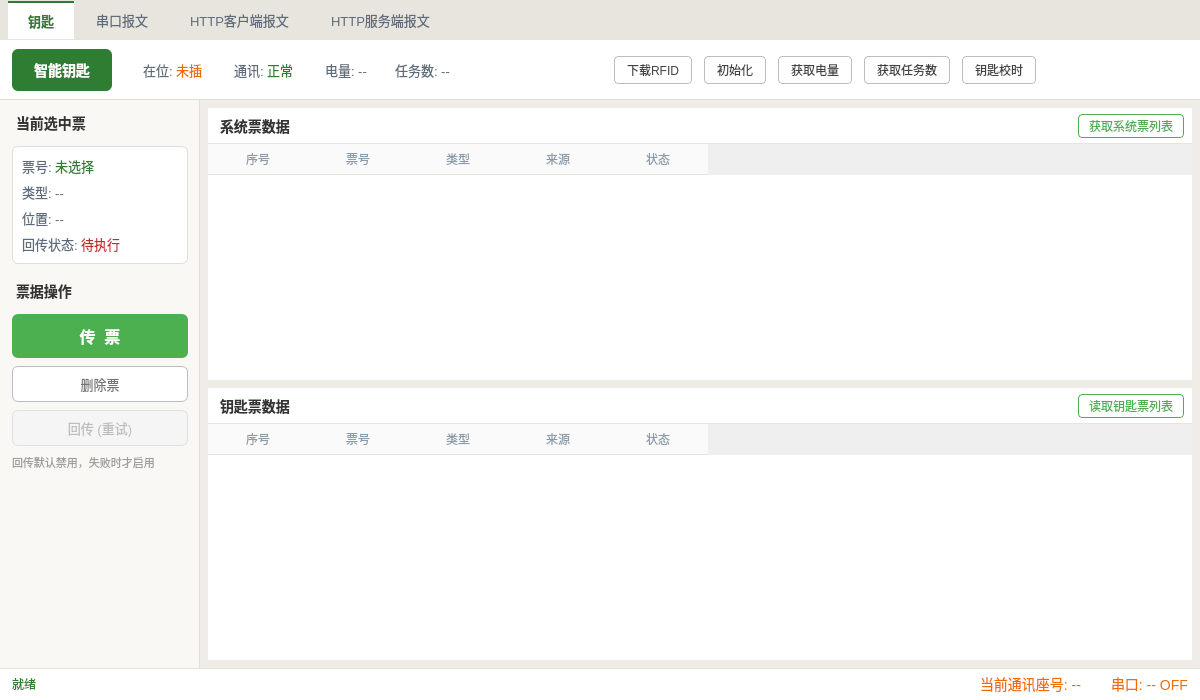
<?xml version="1.0" encoding="UTF-8"?>
<ui version="4.0">
 <class>KeyManagePage</class>
 <widget class="QWidget" name="KeyManagePage">
  <property name="geometry">
   <rect>
    <x>0</x>
    <y>0</y>
    <width>1200</width>
    <height>700</height>
   </rect>
  </property>
  <property name="windowTitle">
   <string>钥匙管理</string>
  </property>
  <layout class="QVBoxLayout" name="rootLayout">
   <property name="spacing">
    <number>0</number>
   </property>
   <property name="leftMargin"><number>0</number></property>
   <property name="topMargin"><number>0</number></property>
   <property name="rightMargin"><number>0</number></property>
   <property name="bottomMargin"><number>0</number></property>

   <item>
    <widget class="QWidget" name="tabBar" native="true">
     <property name="minimumSize"><size><width>0</width><height>40</height></size></property>
     <property name="maximumSize"><size><width>16777215</width><height>40</height></size></property>
     <property name="styleSheet">
      <string notr="true">#tabBar { background: #E8E4DE; }
#tabBar QPushButton { border: none; padding: 0 20px; font-size: 13px; color: #5D6B7A; min-height: 36px; }
#tabBar QPushButton:checked { background: #FFFFFF; color: #2E7D32; font-weight: bold; border-top: 2px solid #2E7D32; }</string>
     </property>
     <layout class="QHBoxLayout" name="tabBarLayout">
      <property name="spacing"><number>2</number></property>
      <property name="leftMargin"><number>8</number></property>
      <property name="topMargin"><number>0</number></property>
      <property name="rightMargin"><number>8</number></property>
      <property name="bottomMargin"><number>0</number></property>
      <item>
       <widget class="QPushButton" name="tabKey">
        <property name="text"><string>钥匙</string></property>
        <property name="checkable"><bool>true</bool></property>
        <property name="checked"><bool>true</bool></property>
        <property name="autoExclusive"><bool>true</bool></property>
       </widget>
      </item>
      <item>
       <widget class="QPushButton" name="tabSerial">
        <property name="text"><string>串口报文</string></property>
        <property name="checkable"><bool>true</bool></property>
        <property name="autoExclusive"><bool>true</bool></property>
       </widget>
      </item>
      <item>
       <widget class="QPushButton" name="tabHttpClient">
        <property name="text"><string>HTTP客户端报文</string></property>
        <property name="checkable"><bool>true</bool></property>
        <property name="autoExclusive"><bool>true</bool></property>
       </widget>
      </item>
      <item>
       <widget class="QPushButton" name="tabHttpServer">
        <property name="text"><string>HTTP服务端报文</string></property>
        <property name="checkable"><bool>true</bool></property>
        <property name="autoExclusive"><bool>true</bool></property>
       </widget>
      </item>
      <item>
       <spacer name="tabSpacer">
        <property name="orientation"><enum>Qt::Horizontal</enum></property>
        <property name="sizeHint" stdset="0"><size><width>40</width><height>20</height></size></property>
       </spacer>
      </item>
     </layout>
    </widget>
   </item>

   <item>
    <widget class="QStackedWidget" name="contentStack">
     <property name="currentIndex"><number>0</number></property>

     <widget class="QWidget" name="pageKey">
      <layout class="QVBoxLayout" name="pageKeyLayout">
       <property name="spacing"><number>0</number></property>
       <property name="leftMargin"><number>0</number></property>
       <property name="topMargin"><number>0</number></property>
       <property name="rightMargin"><number>0</number></property>
       <property name="bottomMargin"><number>0</number></property>

       <item>
        <widget class="QWidget" name="topDeviceBar" native="true">
         <property name="minimumSize"><size><width>0</width><height>60</height></size></property>
         <property name="maximumSize"><size><width>16777215</width><height>60</height></size></property>
         <property name="styleSheet">
          <string notr="true">#topDeviceBar { background: #FFFFFF; border-bottom: 1px solid #E0DDD7; }</string>
         </property>
         <layout class="QHBoxLayout" name="topDeviceBarLayout">
          <property name="spacing"><number>12</number></property>
          <property name="leftMargin"><number>12</number></property>
          <property name="topMargin"><number>8</number></property>
          <property name="rightMargin"><number>12</number></property>
          <property name="bottomMargin"><number>8</number></property>

          <item>
           <widget class="QLabel" name="btnSmartKey">
            <property name="text"><string>智能钥匙</string></property>
            <property name="minimumSize"><size><width>100</width><height>40</height></size></property>
            <property name="maximumSize"><size><width>120</width><height>42</height></size></property>
            <property name="alignment"><set>Qt::AlignCenter</set></property>
            <property name="styleSheet">
             <string notr="true">QLabel {
  background: #2E7D32;
  color: #FFFFFF;
  border: none;
  border-radius: 6px;
  font-size: 14px;
  font-weight: bold;
  padding: 6px 16px;
}</string>
            </property>
           </widget>
          </item>

          <item>
           <spacer name="statusLeftSpacer">
            <property name="orientation"><enum>Qt::Horizontal</enum></property>
            <property name="sizeType"><enum>QSizePolicy::Fixed</enum></property>
            <property name="sizeHint" stdset="0"><size><width>16</width><height>20</height></size></property>
           </spacer>
          </item>
          <item>
           <widget class="QLabel" name="lblKeyPosition">
            <property name="text"><string>在位: &lt;font color='#EF6C00'&gt;未插&lt;/font&gt;</string></property>
            <property name="textFormat"><enum>Qt::RichText</enum></property>
            <property name="styleSheet"><string notr="true">font-size: 13px; color: #5D6B7A; margin-right: 12px;</string></property>
           </widget>
          </item>
          <item>
           <widget class="QLabel" name="lblCommStatus">
            <property name="text"><string>通讯: &lt;font color='#2E7D32'&gt;正常&lt;/font&gt;</string></property>
            <property name="textFormat"><enum>Qt::RichText</enum></property>
            <property name="styleSheet"><string notr="true">font-size: 13px; color: #5D6B7A; margin-right: 12px;</string></property>
           </widget>
          </item>
          <item>
           <widget class="QLabel" name="lblBatteryInfo">
            <property name="text"><string>电量: --</string></property>
            <property name="styleSheet"><string notr="true">font-size: 13px; color: #5D6B7A; margin-right: 12px;</string></property>
           </widget>
          </item>
          <item>
           <widget class="QLabel" name="lblTaskInfo">
            <property name="text"><string>任务数: --</string></property>
            <property name="styleSheet"><string notr="true">font-size: 13px; color: #5D6B7A;</string></property>
           </widget>
          </item>

          <item>
           <spacer name="deviceStatusSpacer">
            <property name="orientation"><enum>Qt::Horizontal</enum></property>
            <property name="sizeHint" stdset="0"><size><width>40</width><height>20</height></size></property>
           </spacer>
          </item>

          <item>
           <widget class="QPushButton" name="btnDownloadRfid">
            <property name="text"><string>下载RFID</string></property>
            <property name="styleSheet">
             <string notr="true">QPushButton { background: #FFFFFF; border: 1px solid #BDBDBD; border-radius: 4px; padding: 4px 12px; font-size: 12px; color: #424242; }
QPushButton:hover { background: #F5F5F5; border-color: #2E7D32; color: #2E7D32; }
QPushButton:pressed { background: #E8F5E9; }</string>
            </property>
           </widget>
          </item>
          <item>
           <widget class="QPushButton" name="btnInitDevice">
            <property name="text"><string>初始化</string></property>
            <property name="styleSheet">
             <string notr="true">QPushButton { background: #FFFFFF; border: 1px solid #BDBDBD; border-radius: 4px; padding: 4px 12px; font-size: 12px; color: #424242; }
QPushButton:hover { background: #F5F5F5; border-color: #2E7D32; color: #2E7D32; }
QPushButton:pressed { background: #E8F5E9; }</string>
            </property>
           </widget>
          </item>
          <item>
           <widget class="QPushButton" name="btnQueryBattery">
            <property name="text"><string>获取电量</string></property>
            <property name="styleSheet">
             <string notr="true">QPushButton { background: #FFFFFF; border: 1px solid #BDBDBD; border-radius: 4px; padding: 4px 12px; font-size: 12px; color: #424242; }
QPushButton:hover { background: #F5F5F5; border-color: #2E7D32; color: #2E7D32; }
QPushButton:pressed { background: #E8F5E9; }</string>
            </property>
           </widget>
          </item>
          <item>
           <widget class="QPushButton" name="btnQueryTaskCount">
            <property name="text"><string>获取任务数</string></property>
            <property name="styleSheet">
             <string notr="true">QPushButton { background: #FFFFFF; border: 1px solid #BDBDBD; border-radius: 4px; padding: 4px 12px; font-size: 12px; color: #424242; }
QPushButton:hover { background: #F5F5F5; border-color: #2E7D32; color: #2E7D32; }
QPushButton:pressed { background: #E8F5E9; }</string>
            </property>
           </widget>
          </item>
          <item>
           <widget class="QPushButton" name="btnSyncTime">
            <property name="text"><string>钥匙校时</string></property>
            <property name="styleSheet">
             <string notr="true">QPushButton { background: #FFFFFF; border: 1px solid #BDBDBD; border-radius: 4px; padding: 4px 12px; font-size: 12px; color: #424242; }
QPushButton:hover { background: #F5F5F5; border-color: #2E7D32; color: #2E7D32; }
QPushButton:pressed { background: #E8F5E9; }</string>
            </property>
           </widget>
          </item>

          <item>
           <spacer name="topBarRightSpacer">
            <property name="orientation"><enum>Qt::Horizontal</enum></property>
            <property name="sizeHint" stdset="0"><size><width>40</width><height>20</height></size></property>
           </spacer>
          </item>
         </layout>
        </widget>
       </item>

       <item>
        <widget class="QWidget" name="middleArea" native="true">
         <layout class="QHBoxLayout" name="middleAreaLayout">
          <property name="spacing"><number>0</number></property>
          <property name="leftMargin"><number>0</number></property>
          <property name="topMargin"><number>0</number></property>
          <property name="rightMargin"><number>0</number></property>
          <property name="bottomMargin"><number>0</number></property>

          <item>
           <widget class="QWidget" name="leftSidebar" native="true">
            <property name="minimumSize"><size><width>200</width><height>0</height></size></property>
            <property name="maximumSize"><size><width>210</width><height>16777215</height></size></property>
            <property name="styleSheet">
             <string notr="true">#leftSidebar { background: #F9F8F5; border-right: 1px solid #E0DDD7; }</string>
            </property>
            <layout class="QVBoxLayout" name="leftSidebarLayout">
             <property name="spacing"><number>8</number></property>
             <property name="leftMargin"><number>12</number></property>
             <property name="topMargin"><number>12</number></property>
             <property name="rightMargin"><number>12</number></property>
             <property name="bottomMargin"><number>12</number></property>

             <item>
              <widget class="QLabel" name="lblSelectedTicketTitle">
               <property name="text"><string>当前选中票</string></property>
               <property name="styleSheet"><string notr="true">font-size: 14px; font-weight: bold; color: #333333; padding-bottom: 4px;</string></property>
              </widget>
             </item>

             <item>
              <widget class="QWidget" name="ticketInfoCard" native="true">
               <property name="styleSheet">
                <string notr="true">#ticketInfoCard {
  background: #FFFFFF;
  border: 1px solid #E0DDD7;
  border-radius: 6px;
  padding: 8px;
}</string>
               </property>
               <layout class="QVBoxLayout" name="ticketInfoCardLayout">
                <property name="spacing"><number>6</number></property>
                <property name="leftMargin"><number>10</number></property>
                <property name="topMargin"><number>10</number></property>
                <property name="rightMargin"><number>10</number></property>
                <property name="bottomMargin"><number>10</number></property>
                <item>
                 <widget class="QLabel" name="lblTicketNo">
                  <property name="text"><string>票号: &lt;font color='#2E7D32'&gt;未选择&lt;/font&gt;</string></property>
                  <property name="textFormat"><enum>Qt::RichText</enum></property>
                  <property name="styleSheet"><string notr="true">font-size: 13px; color: #5D6B7A;</string></property>
                 </widget>
                </item>
                <item>
                 <widget class="QLabel" name="lblTicketType">
                  <property name="text"><string>类型: --</string></property>
                  <property name="styleSheet"><string notr="true">font-size: 13px; color: #5D6B7A;</string></property>
                 </widget>
                </item>
                <item>
                 <widget class="QLabel" name="lblTicketPosition">
                  <property name="text"><string>位置: --</string></property>
                  <property name="styleSheet"><string notr="true">font-size: 13px; color: #5D6B7A;</string></property>
                 </widget>
                </item>
                <item>
                 <widget class="QLabel" name="lblTicketReturnStatus">
                  <property name="text"><string>回传状态: &lt;font color='#C62828'&gt;待执行&lt;/font&gt;</string></property>
                  <property name="textFormat"><enum>Qt::RichText</enum></property>
                  <property name="styleSheet"><string notr="true">font-size: 13px; color: #5D6B7A;</string></property>
                 </widget>
                </item>
               </layout>
              </widget>
             </item>

             <item>
              <widget class="QLabel" name="lblTicketOpTitle">
               <property name="text"><string>票据操作</string></property>
               <property name="styleSheet"><string notr="true">font-size: 14px; font-weight: bold; color: #333333; padding-top: 8px; padding-bottom: 4px;</string></property>
              </widget>
             </item>

             <item>
              <widget class="QPushButton" name="btnTransferTicket">
               <property name="text"><string>传  票</string></property>
               <property name="minimumSize"><size><width>0</width><height>44</height></size></property>
               <property name="styleSheet">
                <string notr="true">QPushButton {
  background: #4CAF50;
  color: #FFFFFF;
  border: none;
  border-radius: 6px;
  font-size: 16px;
  font-weight: bold;
  padding: 8px;
}
QPushButton:hover { background: #43A047; }
QPushButton:pressed { background: #388E3C; }
QPushButton:disabled { background: #C8E6C9; color: #A5D6A7; }</string>
               </property>
              </widget>
             </item>

             <item>
              <widget class="QPushButton" name="btnDeleteTicket">
               <property name="text"><string>删除票</string></property>
               <property name="minimumSize"><size><width>0</width><height>36</height></size></property>
               <property name="styleSheet">
                <string notr="true">QPushButton {
  background: #FFFFFF;
  color: #757575;
  border: 1px solid #BDBDBD;
  border-radius: 6px;
  font-size: 13px;
  padding: 6px;
}
QPushButton:hover { border-color: #F44336; color: #F44336; }
QPushButton:pressed { background: #FFEBEE; }
QPushButton:disabled { background: #F5F5F5; color: #BDBDBD; border-color: #E0E0E0; }</string>
               </property>
              </widget>
             </item>

             <item>
              <widget class="QPushButton" name="btnReturnTicket">
               <property name="text"><string>回传 (重试)</string></property>
               <property name="minimumSize"><size><width>0</width><height>36</height></size></property>
               <property name="enabled"><bool>false</bool></property>
               <property name="styleSheet">
                <string notr="true">QPushButton {
  background: #FFFFFF;
  color: #757575;
  border: 1px solid #BDBDBD;
  border-radius: 6px;
  font-size: 13px;
  padding: 6px;
}
QPushButton:hover { border-color: #FF9800; color: #EF6C00; }
QPushButton:pressed { background: #FFF3E0; }
QPushButton:disabled { background: #F5F5F5; color: #BDBDBD; border-color: #E0E0E0; }</string>
               </property>
              </widget>
             </item>

             <item>
              <widget class="QLabel" name="lblReturnHint">
               <property name="text"><string>回传默认禁用，失败时才启用</string></property>
               <property name="styleSheet"><string notr="true">font-size: 11px; color: #9E9E9E;</string></property>
               <property name="wordWrap"><bool>true</bool></property>
              </widget>
             </item>

             <item>
              <spacer name="sidebarSpacer">
               <property name="orientation"><enum>Qt::Vertical</enum></property>
               <property name="sizeHint" stdset="0"><size><width>20</width><height>40</height></size></property>
              </spacer>
             </item>
            </layout>
           </widget>
          </item>

          <item>
           <widget class="QWidget" name="dataArea" native="true">
            <property name="styleSheet">
             <string notr="true">#dataArea { background: #F0EDE8; }</string>
            </property>
            <layout class="QVBoxLayout" name="dataAreaLayout">
             <property name="spacing"><number>8</number></property>
             <property name="leftMargin"><number>8</number></property>
             <property name="topMargin"><number>8</number></property>
             <property name="rightMargin"><number>8</number></property>
             <property name="bottomMargin"><number>8</number></property>

             <item>
              <widget class="QWidget" name="systemTicketSection" native="true">
               <property name="styleSheet">
                <string notr="true">#systemTicketSection { background: #FFFFFF; border: 1px solid #E0DDD7; border-radius: 4px; }</string>
               </property>
               <layout class="QVBoxLayout" name="systemTicketSectionLayout">
                <property name="spacing"><number>0</number></property>
                <property name="leftMargin"><number>0</number></property>
                <property name="topMargin"><number>0</number></property>
                <property name="rightMargin"><number>0</number></property>
                <property name="bottomMargin"><number>0</number></property>

                <item>
                 <widget class="QWidget" name="systemTicketHeader" native="true">
                  <property name="minimumSize"><size><width>0</width><height>36</height></size></property>
                  <property name="maximumSize"><size><width>16777215</width><height>36</height></size></property>
                  <property name="styleSheet">
                   <string notr="true">#systemTicketHeader { background: #FFFFFF; border-bottom: 1px solid #E8E4DE; }</string>
                  </property>
                  <layout class="QHBoxLayout" name="systemTicketHeaderLayout">
                   <property name="leftMargin"><number>12</number></property>
                   <property name="topMargin"><number>4</number></property>
                   <property name="rightMargin"><number>8</number></property>
                   <property name="bottomMargin"><number>4</number></property>
                   <item>
                    <widget class="QLabel" name="lblSystemTicketTitle">
                     <property name="text"><string>系统票数据</string></property>
                     <property name="styleSheet"><string notr="true">font-size: 14px; font-weight: bold; color: #333333;</string></property>
                    </widget>
                   </item>
                   <item>
                    <spacer name="systemTicketTitleSpacer">
                     <property name="orientation"><enum>Qt::Horizontal</enum></property>
                     <property name="sizeHint" stdset="0"><size><width>40</width><height>20</height></size></property>
                    </spacer>
                   </item>
                   <item>
                    <widget class="QPushButton" name="btnGetSystemTicketList">
                     <property name="text"><string>获取系统票列表</string></property>
                     <property name="styleSheet">
                      <string notr="true">QPushButton {
  background: #FFFFFF;
  border: 1px solid #4CAF50;
  border-radius: 4px;
  padding: 2px 10px;
  font-size: 12px;
  color: #4CAF50;
}
QPushButton:hover { background: #E8F5E9; }
QPushButton:pressed { background: #C8E6C9; }</string>
                     </property>
                    </widget>
                   </item>
                  </layout>
                 </widget>
                </item>

                <item>
<widget class="QTableWidget" name="systemTicketTable">
                  <property name="styleSheet">
                   <string notr="true">QTableWidget { border: none; background: #FFFFFF; font-size: 12px; }
QHeaderView::section { background: #FAFAFA; color: #8C9BAA; border: none; border-bottom: 1px solid #E8E4DE; padding: 4px 6px; font-size: 12px; }
QTableWidget::item { border-bottom: 1px solid #F0EDE8; padding: 3px 6px; }
QTableWidget::item:selected { background: #DCE8FF; color: #1F2937; }
QTableWidget::item:selected:active { background: #D0E2FF; color: #1F2937; }
QTableWidget::item:selected:!active { background: #E8F0FF; color: #1F2937; }</string>
                  </property>
                  <property name="alternatingRowColors"><bool>true</bool></property>
                  <property name="showGrid"><bool>false</bool></property>
                  <property name="selectionBehavior"><enum>QAbstractItemView::SelectRows</enum></property>
                  <column><property name="text"><string>序号</string></property></column>
                  <column><property name="text"><string>票号</string></property></column>
                  <column><property name="text"><string>类型</string></property></column>
                  <column><property name="text"><string>来源</string></property></column>
                  <column><property name="text"><string>状态</string></property></column>
                 </widget>
                </item>
               </layout>
              </widget>
             </item>

             <item>
              <widget class="QWidget" name="keyTicketSection" native="true">
               <property name="styleSheet">
                <string notr="true">#keyTicketSection { background: #FFFFFF; border: 1px solid #E0DDD7; border-radius: 4px; }</string>
               </property>
               <layout class="QVBoxLayout" name="keyTicketSectionLayout">
                <property name="spacing"><number>0</number></property>
                <property name="leftMargin"><number>0</number></property>
                <property name="topMargin"><number>0</number></property>
                <property name="rightMargin"><number>0</number></property>
                <property name="bottomMargin"><number>0</number></property>

                <item>
                 <widget class="QWidget" name="keyTicketHeader" native="true">
                  <property name="minimumSize"><size><width>0</width><height>36</height></size></property>
                  <property name="maximumSize"><size><width>16777215</width><height>36</height></size></property>
                  <property name="styleSheet">
                   <string notr="true">#keyTicketHeader { background: #FFFFFF; border-bottom: 1px solid #E8E4DE; }</string>
                  </property>
                  <layout class="QHBoxLayout" name="keyTicketHeaderLayout">
                   <property name="leftMargin"><number>12</number></property>
                   <property name="topMargin"><number>4</number></property>
                   <property name="rightMargin"><number>8</number></property>
                   <property name="bottomMargin"><number>4</number></property>
                   <item>
                    <widget class="QLabel" name="lblKeyTicketTitle">
                     <property name="text"><string>钥匙票数据</string></property>
                     <property name="styleSheet"><string notr="true">font-size: 14px; font-weight: bold; color: #333333;</string></property>
                    </widget>
                   </item>
                   <item>
                    <spacer name="keyTicketTitleSpacer">
                     <property name="orientation"><enum>Qt::Horizontal</enum></property>
                     <property name="sizeHint" stdset="0"><size><width>40</width><height>20</height></size></property>
                    </spacer>
                   </item>
                   <item>
                    <widget class="QPushButton" name="btnReadKeyTicketList">
                     <property name="text"><string>读取钥匙票列表</string></property>
                     <property name="styleSheet">
                      <string notr="true">QPushButton {
  background: #FFFFFF;
  border: 1px solid #4CAF50;
  border-radius: 4px;
  padding: 2px 10px;
  font-size: 12px;
  color: #4CAF50;
}
QPushButton:hover { background: #E8F5E9; }
QPushButton:pressed { background: #C8E6C9; }</string>
                     </property>
                    </widget>
                   </item>
                  </layout>
                 </widget>
                </item>

                <item>
<widget class="QTableWidget" name="keyTicketTable">
                  <property name="styleSheet">
                   <string notr="true">QTableWidget { border: none; background: #FFFFFF; font-size: 12px; }
QHeaderView::section { background: #FAFAFA; color: #8C9BAA; border: none; border-bottom: 1px solid #E8E4DE; padding: 4px 6px; font-size: 12px; }
QTableWidget::item { border-bottom: 1px solid #F0EDE8; padding: 3px 6px; }
QTableWidget::item:selected { background: #DCE8FF; color: #1F2937; }
QTableWidget::item:selected:active { background: #D0E2FF; color: #1F2937; }
QTableWidget::item:selected:!active { background: #E8F0FF; color: #1F2937; }</string>
                  </property>
                  <property name="alternatingRowColors"><bool>true</bool></property>
                  <property name="showGrid"><bool>false</bool></property>
                  <property name="selectionBehavior"><enum>QAbstractItemView::SelectRows</enum></property>
                  <column><property name="text"><string>序号</string></property></column>
                  <column><property name="text"><string>票号</string></property></column>
                  <column><property name="text"><string>类型</string></property></column>
                  <column><property name="text"><string>来源</string></property></column>
                  <column><property name="text"><string>状态</string></property></column>
                 </widget>
                </item>
               </layout>
              </widget>
             </item>
            </layout>
           </widget>
          </item>
         </layout>
        </widget>
       </item>

       <item>
        <widget class="QWidget" name="statusBar" native="true">
         <property name="minimumSize"><size><width>0</width><height>32</height></size></property>
         <property name="maximumSize"><size><width>16777215</width><height>32</height></size></property>
         <property name="styleSheet">
          <string notr="true">#statusBar { background: #FFFFFF; border-top: 1px solid #E8E4DE; }</string>
         </property>
         <layout class="QHBoxLayout" name="statusBarLayout">
          <property name="leftMargin"><number>12</number></property>
          <property name="topMargin"><number>0</number></property>
          <property name="rightMargin"><number>12</number></property>
          <property name="bottomMargin"><number>0</number></property>
          <item>
           <widget class="QLabel" name="lblFeedback">
            <property name="text"><string>就绪</string></property>
            <property name="styleSheet"><string notr="true">font-size: 12px; color: #2E7D32;</string></property>
           </widget>
          </item>
          <item>
           <spacer name="statusSpacer">
            <property name="orientation"><enum>Qt::Horizontal</enum></property>
            <property name="sizeHint" stdset="0"><size><width>40</width><height>20</height></size></property>
           </spacer>
          </item>
          <item>
           <widget class="QLabel" name="lblCommSeatNo">
            <property name="text"><string>当前通讯座号: --</string></property>
            <property name="styleSheet"><string notr="true">font-size: 14px; color: #EF6C00; margin-right: 20px;</string></property>
           </widget>
          </item>
          <item>
           <widget class="QLabel" name="lblCommParams">
            <property name="text"><string>串口: -- OFF</string></property>
            <property name="styleSheet"><string notr="true">font-size: 14px; color: #EF6C00;</string></property>
           </widget>
          </item>
         </layout>
        </widget>
       </item>
      </layout>
     </widget>

     <widget class="QWidget" name="pageSerial">
      <layout class="QVBoxLayout" name="pageSerialLayout">
       <property name="spacing"><number>0</number></property>
       <property name="leftMargin"><number>0</number></property>
       <property name="topMargin"><number>0</number></property>
       <property name="rightMargin"><number>0</number></property>
       <property name="bottomMargin"><number>0</number></property>

       <item>
        <widget class="QWidget" name="serialToolbar" native="true">
         <property name="minimumSize"><size><width>0</width><height>36</height></size></property>
         <property name="maximumSize"><size><width>16777215</width><height>36</height></size></property>
         <property name="styleSheet">
          <string notr="true">#serialToolbar { background: #FFFFFF; border-bottom: 1px solid #E8E4DE; }
#serialToolbar QCheckBox { color: #5D6B7A; font-size: 12px; }
#serialToolbar QPushButton { background: #FFFFFF; border: 1px solid #E0DDD7; border-radius: 4px; padding: 0 10px; color: #5D6B7A; font-size: 12px; min-height: 26px; }
#serialToolbar QPushButton:hover { border-color: #2E7D32; color: #2E7D32; }</string>
         </property>
         <layout class="QHBoxLayout" name="serialToolbarLayout">
          <property name="spacing"><number>8</number></property>
          <property name="leftMargin"><number>8</number></property>
          <property name="topMargin"><number>4</number></property>
          <property name="rightMargin"><number>8</number></property>
          <property name="bottomMargin"><number>4</number></property>
          <item>
           <widget class="QCheckBox" name="chkExpertMode">
            <property name="text"><string>专家模式</string></property>
           </widget>
          </item>
          <item>
           <widget class="QCheckBox" name="chkShowHex">
            <property name="text"><string>显示Hex</string></property>
            <property name="checked"><bool>true</bool></property>
           </widget>
          </item>
          <item>
           <spacer name="serialToolbarSpacer">
            <property name="orientation"><enum>Qt::Horizontal</enum></property>
            <property name="sizeHint" stdset="0"><size><width>40</width><height>20</height></size></property>
           </spacer>
          </item>
          <item>
           <widget class="QPushButton" name="btnExportLog">
            <property name="text"><string>导出日志</string></property>
           </widget>
          </item>
          <item>
           <widget class="QPushButton" name="btnClearSerial">
            <property name="text"><string>清空</string></property>
           </widget>
          </item>
         </layout>
        </widget>
       </item>

       <item>
        <widget class="QTableWidget" name="serialLogTable">
         <property name="styleSheet">
          <string notr="true">QTableWidget { border: none; background: #FFFFFF; font-family: Consolas, monospace; font-size: 11px; selection-background-color: #E8F1FF; selection-color: #1F2937; }
QHeaderView::section { background: #FAFAFA; color: #8C9BAA; border: none; border-bottom: 1px solid #F0EDE8; padding: 2px 4px; font-family: sans-serif; font-size: 11px; }
QTableWidget::item { border-bottom: 1px solid #F5F3EF; padding: 1px 4px; }
QTableWidget::item:selected:active { background: #E8F1FF; color: #1F2937; }
QTableWidget::item:selected:!active { background: #F0F4FA; color: #1F2937; }</string>
         </property>
         <property name="alternatingRowColors"><bool>true</bool></property>
         <property name="showGrid"><bool>false</bool></property>
         <property name="selectionBehavior"><enum>QAbstractItemView::SelectRows</enum></property>
         <column><property name="text"><string>时间</string></property></column>
         <column><property name="text"><string>方向</string></property></column>
         <column><property name="text"><string>Op</string></property></column>
         <column><property name="text"><string>命令</string></property></column>
         <column><property name="text"><string>长度</string></property></column>
         <column><property name="text"><string>摘要</string></property></column>
         <column><property name="text"><string>Hex</string></property></column>
        </widget>
       </item>
      </layout>
     </widget>

     <widget class="QWidget" name="pageHttpClient">
      <layout class="QVBoxLayout" name="pageHttpClientLayout">
       <property name="spacing"><number>8</number></property>
       <property name="leftMargin"><number>8</number></property>
       <property name="topMargin"><number>8</number></property>
       <property name="rightMargin"><number>8</number></property>
       <property name="bottomMargin"><number>8</number></property>
       <item>
        <widget class="QTextEdit" name="httpClientLogText">
         <property name="readOnly"><bool>true</bool></property>
         <property name="styleSheet">
          <string notr="true">font-family: Consolas, monospace; background: #FFFFFF; border: 1px solid #E8E4DE; border-radius: 4px;</string>
         </property>
        </widget>
       </item>
       <item>
        <widget class="QPushButton" name="btnClearHttpClient">
         <property name="text"><string>清空</string></property>
         <property name="maximumSize"><size><width>90</width><height>30</height></size></property>
        </widget>
       </item>
      </layout>
     </widget>

     <widget class="QWidget" name="pageHttpServer">
      <layout class="QVBoxLayout" name="pageHttpServerLayout">
       <property name="spacing"><number>8</number></property>
       <property name="leftMargin"><number>8</number></property>
       <property name="topMargin"><number>8</number></property>
       <property name="rightMargin"><number>8</number></property>
       <property name="bottomMargin"><number>8</number></property>
       <item>
        <widget class="QTextEdit" name="httpServerLogText">
         <property name="readOnly"><bool>true</bool></property>
         <property name="styleSheet">
          <string notr="true">font-family: Consolas, monospace; background: #FFFFFF; border: 1px solid #E8E4DE; border-radius: 4px;</string>
         </property>
        </widget>
       </item>
       <item>
        <widget class="QPushButton" name="btnClearHttpServer">
         <property name="text"><string>清空</string></property>
         <property name="maximumSize"><size><width>90</width><height>30</height></size></property>
        </widget>
       </item>
      </layout>
     </widget>
    </widget>
   </item>
  </layout>
 </widget>
 <resources/>
 <connections/>
</ui>
